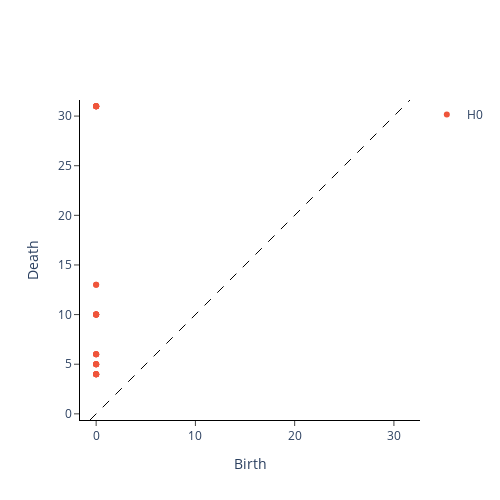

This figure's notebook cell:
### Code cell
VR = VietorisRipsPersistence(metric="precomputed", homology_dimensions=[0])

diagrams = VR.fit_transform(X)

i = 1

# Draw graph i and plot its persistence diagram
graph, label = dataset[i]
graph = graph.to_simple()
nx_graph = graph.to_networkx()

print('Label:', int(label)) # 1 is Romance?
nx.draw(nx_graph)

VR.plot(diagrams, sample=i)

### Figure 1 — Plotly figure (JSON) as saved in the notebook; plotly's stock layout.template omitted (floating-point values rounded to 4 significant figures)
{"data": [{"hoverinfo": "none", "line": {"color": "black", "dash": "dash", "width": 1}, "mode": "lines", "showlegend": false, "type": "scatter", "x": [-0.62, 31.62], "y": [-0.62, 31.62]}, {"hoverinfo": "text", "hovertext": ["(0.0, 4.0), multiplicity: 6", "(0.0, 4.0), multiplicity: 6", "(0.0, 4.0), multiplicity: 6", "(0.0, 4.0), multiplicity: 6", "(0.0, 4.0), multiplicity: 6", "(0.0, 4.0), multiplicity: 6", "(0.0, 5.0), multiplicity: 5", "(0.0, 5.0), multiplicity: 5", "(0.0, 5.0), multiplicity: 5", "(0.0, 5.0), multiplicity: 5", "(0.0, 5.0), multiplicity: 5", "(0.0, 6.0), multiplicity: 4", "(0.0, 6.0), multiplicity: 4", "(0.0, 6.0), multiplicity: 4", "(0.0, 6.0), multiplicity: 4", "(0.0, 10.0), multiplicity: 7", "(0.0, 10.0), multiplicity: 7", "(0.0, 10.0), multiplicity: 7", "(0.0, 10.0), multiplicity: 7", "(0.0, 10.0), multiplicity: 7", "(0.0, 10.0), multiplicity: 7", "(0.0, 10.0), multiplicity: 7", "(0.0, 13.0), multiplicity: 2", "(0.0, 13.0), multiplicity: 2", "(0.0, 31.0), multiplicity: 7", "(0.0, 31.0), multiplicity: 7", "(0.0, 31.0), multiplicity: 7", "(0.0, 31.0), multiplicity: 7", "(0.0, 31.0), multiplicity: 7", "(0.0, 31.0), multiplicity: 7", "(0.0, 31.0), multiplicity: 7"], "mode": "markers", "name": "H0", "type": "scatter", "x": [0, 0, 0, 0, 0, 0, 0, 0, 0, 0, 0, 0, 0, 0, 0, 0, 0, 0, 0, 0, 0, 0, 0, 0, 0, 0, 0, 0, 0, 0, 0], "y": [4, 4, 4, 4, 4, 4, 5, 5, 5, 5, 5, 6, 6, 6, 6, 10, 10, 10, 10, 10, 10, 10, 13, 13, 31, 31, 31, 31, 31, 31, 31]}], "layout": {"height": 500, "plot_bgcolor": "white", "width": 500, "xaxis": {"autorange": false, "exponentformat": "e", "linecolor": "black", "linewidth": 1, "mirror": false, "range": [-0.62, 31.62], "showexponent": "all", "showline": true, "side": "bottom", "ticks": "outside", "title": {"text": "Birth"}, "type": "linear", "zeroline": true}, "yaxis": {"autorange": false, "exponentformat": "e", "linecolor": "black", "linewidth": 1, "mirror": false, "range": [-0.62, 31.62], "scaleanchor": "x", "scaleratio": 1, "showexponent": "all", "showline": true, "side": "left", "ticks": "outside", "title": {"text": "Death"}, "type": "linear", "zeroline": true}}}
